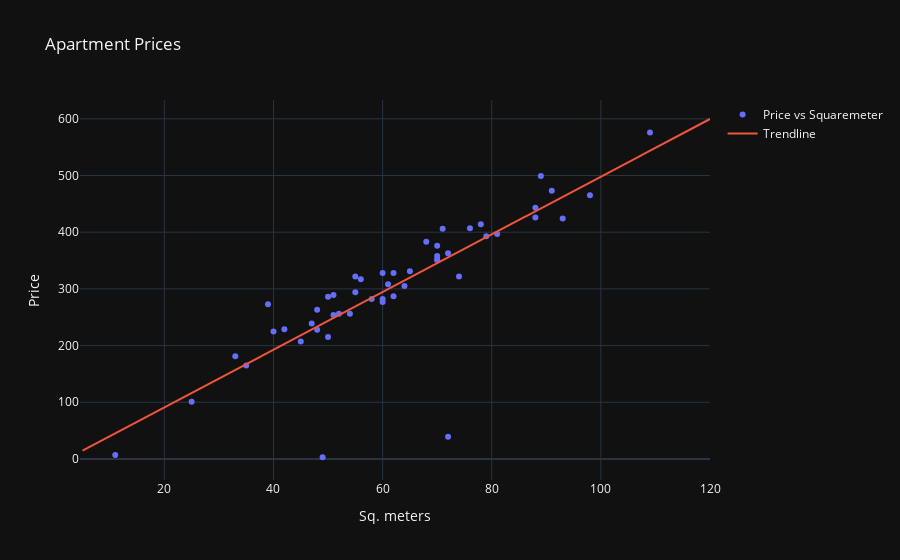

Here is the notebook cell this chart was saved with:
### Code cell
#visualization of dataset with a regression line
X_appartment = np.array(dataset_train["Squaremeter"]).reshape(-1, 1)
Y_appartment = np.array(dataset_train["Price"]).reshape(-1, 1)
regressor = LinearRegression()
regressor.fit(X_appartment, Y_appartment)
trace0 = go.Scatter(
    x = dataset_train["Squaremeter"], 
    y = dataset_train["Price"], 
    mode = "markers",
    name = "Price vs Squaremeter"
)
X = np.linspace(start = 5, stop = 120, num = 500).reshape(-1, 1)
trace1 = go.Scatter(
    x = X.reshape(len(X),),
    y = regressor.predict(X).reshape(len(X),),
    mode = "lines",
    name = "Trendline"
)
data = [trace0, trace1]
fig = go.Figure(data)
fig.update_layout(title = "Apartment Prices", 
                  xaxis_title = "Sq. meters", yaxis_title = "Price", 
                  template = "plotly_dark")
fig.show()

### Figure 1 — Plotly figure (JSON) as saved in the notebook; plotly's stock layout.template omitted (floating-point values rounded to 4 significant figures; data arrays with more than 128 entries replaced by an {"elided": "..."} marker saying what was removed)
{"data": [{"mode": "markers", "name": "Price vs Squaremeter", "type": "scatter", "x": [70, 72, 91, 58, 49, 50, 48, 33, 61, 51, 78, 70, 35, 81, 70, 47, 55, 70, 89, 68, 42, 93, 54, 52, 72, 62, 65, 98, 39, 50, 62, 45, 11, 60, 60, 74, 64, 56, 71, 40, 76, 88, 55, 60, 79, 109, 51, 48, 25, 88], "y": [351, 39, 473, 282, 3, 286, 228, 181, 308, 289, 414, 358, 165, 397, 352, 239, 322, 376, 499, 383, 229, 424, 256, 256, 363, 328, 331, 465, 273, 215, 287, 207, 7, 328, 282, 322, 305, 317, 406, 225, 407, 443, 294, 277, 393, 576, 254, 263, 101, 426]}, {"mode": "lines", "name": "Trendline", "type": "scatter", "x": {"elided": "500 float values"}, "y": {"elided": "500 float values"}}], "layout": {"title": {"text": "Apartment Prices"}, "xaxis": {"title": {"text": "Sq. meters"}}, "yaxis": {"title": {"text": "Price"}}}}
